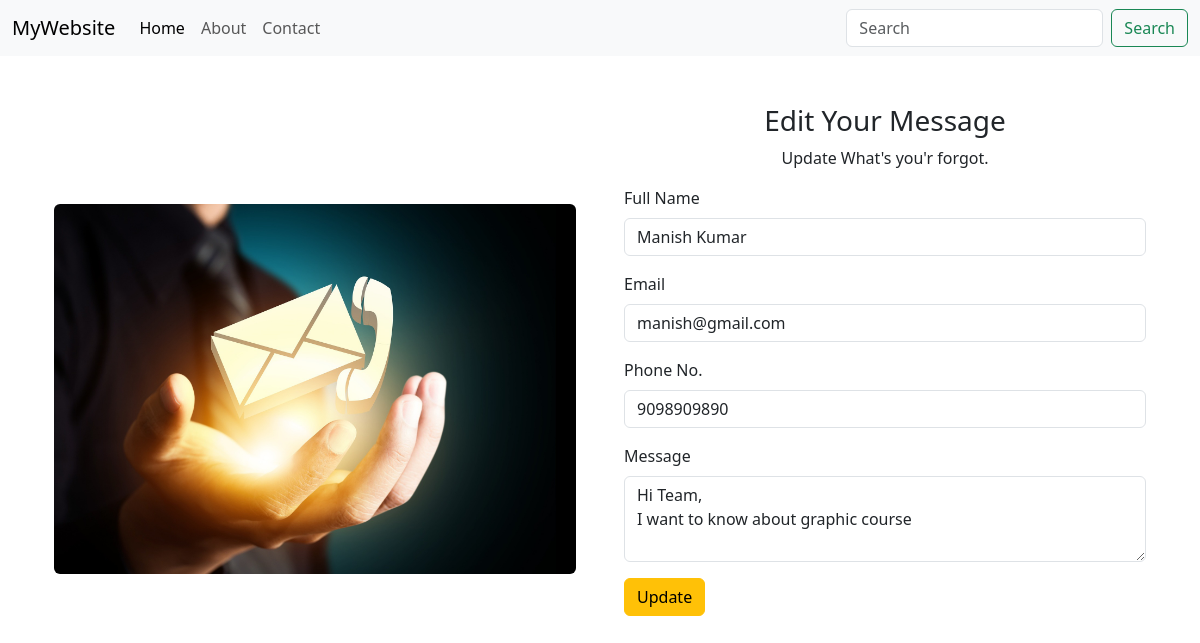
The page /edit-contact/4 on the database its author committed.
### tables this page shows
CREATE TABLE contact(
        id INTEGER PRIMARY KEY AUTOINCREMENT,
        full_name TEXT,
        email TEXT, 
        phone TEXT,
        message TEXT
        );

### app.py (the view, shortened to what this page needs)
@app.route('/edit-contact/<int:id>', methods=['GET','POST'])
def editContact(id):
    con = sqlite3.connect('students.db')
    contact=con.execute(
         'SELECT * FROM contact WHERE id=?',(id,)
    ).fetchone()
    con.close()
    return render_template('editContact.html', contact=contact)

### templates/editContact.html
{% extends './base.html' %} {% block title %}Edit Contact{% endblock %} {% block
content %}
<div class="container">
  <div class="row">
    <div class="col">
      <div class="container mt-5" style="margin-top: 100px !important">
        <img
          src="{{ url_for('static', filename='images/contact.jpg') }}"
          class="w-100 mt-5 rounded"
          alt=""
        />
      </div>
    </div>
    <div class="col">
      <div class="container mt-5">
        <h3 class="text-center">Edit Your Message</h3>
        <p class="text-center">Update What's you'r forgot.</p>
        <form action="/edit-contact/{{ contact[0] }}" method="POST">
          <div class="mb-3">
            <label for="full_name" class="form-label">Full Name</label>
            <input
              type="text"
              class="form-control"
              id="full_name"
              name="full_name"
              value = "{{ contact[1] }}"
            />
          </div>
          <div class="mb-3">
            <label for="emial" class="form-label">Email</label>
            <input type="email" class="form-control" id="email" name="email" value = "{{ contact[2] }}" />
          </div>
          <div class="mb-3">
            <label for="phone" class="form-label">Phone No.</label>
            <input type="text" class="form-control" id="phone" name="phone" value = "{{ contact[3] }}" />
          </div>
          <div class="mb-3">
            <label for="msg" class="form-label">Message </label>
            <textarea
              class="form-control"
              id="msg"
              rows="3"
              name="msg"
            >{{ contact[4] }}</textarea>
          </div>
          <button type="submit" class="btn btn-warning">Update</button>
        </form>
      </div>
    </div>
  </div>
</div>
{% endblock %}

### rows shown on the page
contact: full_name "Manish Kumar", email "manish@gmail.com", phone "9098909890", msg "Hi Team, I want to know about graphic course"
